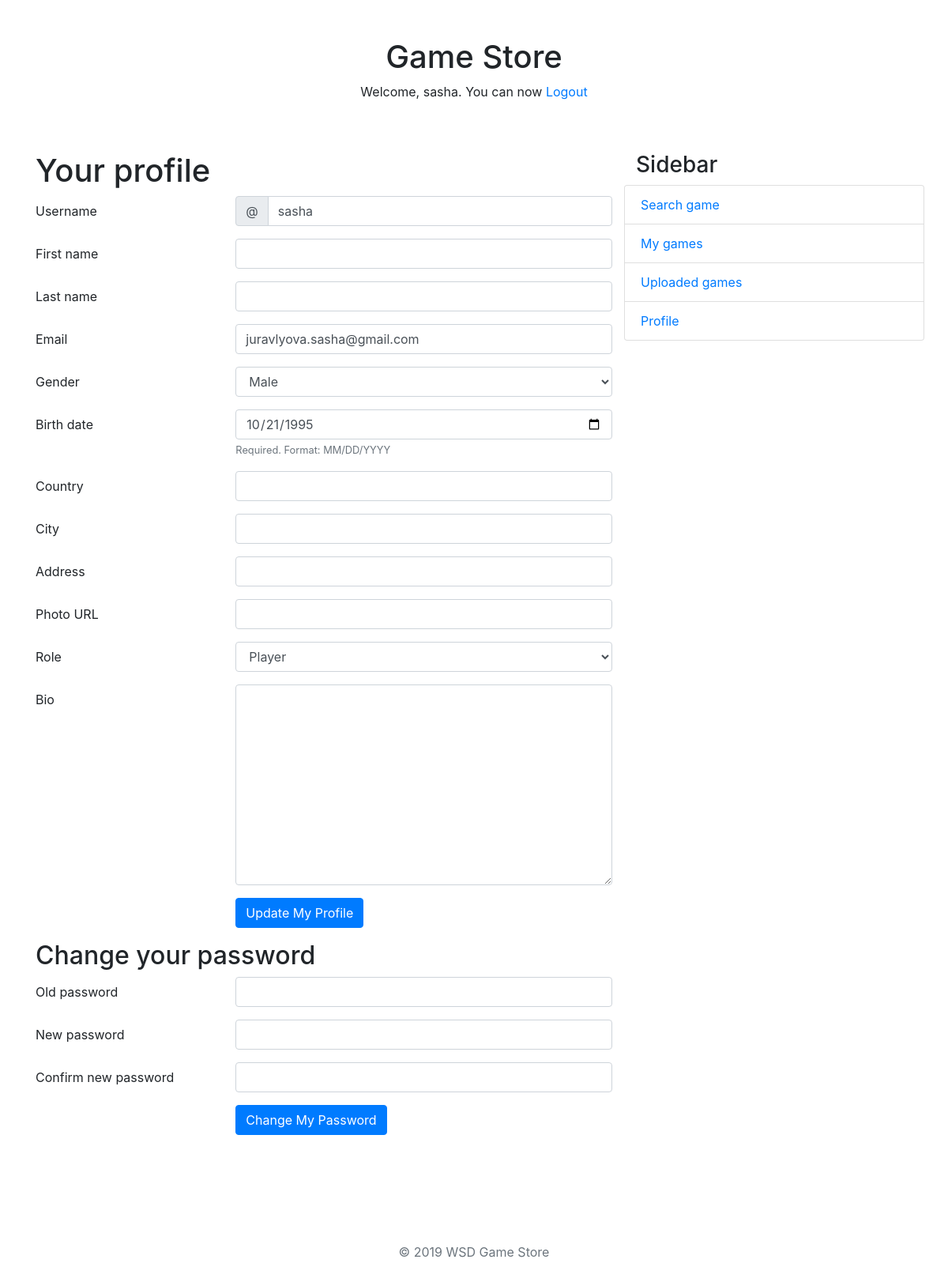
/profile/ (signed in), run on the app's committed database.
### gamestore/models.py (models this page shows, shortened)
class UserProfile(models.Model):
    MALE = 'M'
    FEMALE = 'F'
    UNKNOWN = 'U'
    ADMIN = 'A'
    DEVELOPER = 'D'
    PLAYER = 'P'
    GENDER_CHOICES = (
        (MALE, 'Male'),
        (FEMALE, 'Female'),
        (UNKNOWN, 'Unknown'),
    )
    ROLE_CHOICES = (
        (ADMIN, 'Admin'),
        (DEVELOPER, 'Developer'),
        (PLAYER, 'Player'),
    )
    user = models.OneToOneField(User, on_delete=models.CASCADE)
    birthDate = models.DateField()
    age = models.PositiveSmallIntegerField()
    gender = models.CharField(max_length=1, choices=GENDER_CHOICES)
    country = models.CharField(max_length=20, blank=True)
    city = models.CharField(max_length=20, blank=True)
    address = models.CharField(max_length=100, blank=True)
    bio = models.TextField(max_length=200, blank=True)
    photoUrl = models.URLField(blank=True)
    role = models.CharField(max_length=1, choices=ROLE_CHOICES, default=PLAYER)

### gamestore/views/account.py (the view, shortened to what this page needs)
# urls.py: re_path(r'^profile/$', account.profile, name='profile'),
@login_required(login_url='/login/')
def profile(request):
    user = request.user
    userprofile = user.userprofile
    userform = UserUpdateForm(instance=user)
    profileform = UserProfileUpdateForm(instance=userprofile)
    changepasswordform = ChangePasswordForm(user=user)
    args = {
        'userform' : userform,
        'profileform' : profileform,
        'changepasswordform' : changepasswordform,
    }
    return render(request, 'account/profile.html', args)

### gamestore/forms.py
class UserUpdateForm(forms.ModelForm):
    username = forms.CharField(
        required = True,
        widget   = forms.TextInput(attrs = {'class' : 'form-control here'})
    )
    first_name = forms.CharField(
        required = True,
        widget   = forms.TextInput(attrs = {'class' : 'form-control here'})
    )
    last_name = forms.CharField(
        required = True,
        widget   = forms.TextInput(attrs = {'class' : 'form-control here'})
    )
    email = forms.CharField(
        required = True,
        widget   = forms.TextInput(attrs= {'class' : 'form-control here', 'type' : 'email'})
    )
    class Meta:
        model = User
        fields = (
            'username',
            'first_name',
            'last_name',
            'email',
        )
    '''
    def clean_email(self):
        email = self.cleaned_data['email']
        if not email_is_unique(email):
            raise forms.ValidationError("A user with that email already exists.")
        return email
    '''

### gamestore/templates/account/profile.html (shortened to what this page needs)
{% extends "base.html" %}
{% block content %}
<h1>Your profile</h1>
<form action="" method="post">{% csrf_token %}
    {% for field in userform %}
    <div class="form-group row">
            <label for="id_{{ field.name }}" class="col-4 col-form-label">{{ field.label }}</label>
            <div class="col-8">
            {% if field.name == 'username' %}
                <div class="input-group">
                    <div class="input-group-prepend">
                    <span class="input-group-text">@</span>
                    </div>
                    {{ field }}
                </div>
            {% else %}
                {{ field }}
            {% endif %}
            </div>
    </div>
    {% endfor %}
    {% for field in profileform %}
    <div class="form-group row">
            <label for="id_{{ field.name }}" class="col-4 col-form-label">{{ field.label }}</label>
            <div class="col-8">
                {{ field }}
                {% if field.help_text %}
                    <small class="text-muted">
                        {{ field.help_text }}
                    </small>
                {% endif %}
            </div>
    </div>
    {% endfor %}
    <div class="form-group row">
        <div class="offset-4 col-8">
            <button name="updateprofile" type="submit" class="btn btn-primary">Update My Profile</button>
        </div>
    </div>
</form>
<h2>Change your password</h2>
<form action="" method="post">{% csrf_token %}
    {% for field in changepasswordform %}
    <div class="form-group row">
            <label for="id_{{ field.name }}" class="col-4 col-form-label">{{ field.label }}</label>
            <div class="col-8">
                {{ field }}
            </div>
    </div>
    {% endfor %}
    <div class="form-group row">
        <div class="offset-4 col-8">
            <button name="changepassword" type="submit" class="btn btn-primary">Change My Password</button>
        </div>
    </div>
</form>
{% endblock %}

### gamestore/templates/base.html (shortened to what this page needs)
{% load staticfiles %}
<!DOCTYPE html>
<html lang="en">
<head>
  <link rel="stylesheet" href="https://stackpath.bootstrapcdn.com/bootstrap/4.2.1/css/bootstrap.min.css"
>
</head>
<body>
  <div class="container">
    <div class="header py-5 text-center">
      <h1>Game Store</h1>
      {% if user.is_authenticated %}
      <p>Welcome, {{ user.get_username }}. You can now <a href="/logout">Logout</a></p>
      {% else %}
      <p>Welcome, new user. Please <a href="/login">log in.</a></p>
      {% endif %}
    </div>
    <div class="row">
      <div class="content col-md-8 order-md-1 mb-4">
        {% block content %}{% endblock %}
      </div>
      <div class="sidebar col-md-4 order-md-2">
        <h3>Sidebar</h3>
        <ul class="row list-group">
          <li class="list-group-item"><a href="#">Search game</a></li>
          {% if user.is_authenticated %}
          <li class="list-group-item"><a href="#">My games</a></li>
          <li class="list-group-item"><a href="/uploaded_games">Uploaded games</a></li>
          <li class="list-group-item"><a href="/profile">Profile</a></li>
          {% endif %}
        </ul>
      </div>
    </div>
    <footer class="my-5 pt-5 text-muted text-center text-small">
      <p class="mb-1">© 2019 WSD Game Store</p>
    </footer>
  </div>
</body>
</html>

### data on the page
UserProfile: profileform "Male" "10/21/1995" "Player"

### other printed values
{{ user.get_username }} "sasha"
{{ field.label }} "Username" "First name" "Last name" "Email"
{{ field.label }} "Gender" "Birth date" "Country" "City" "Address" "Photo URL" "Role" "Bio"
{{ field.help_text }} "Required. Format: MM/DD/YYYY"
{{ field.label }} "Old password" "New password" "Confirm new password"
